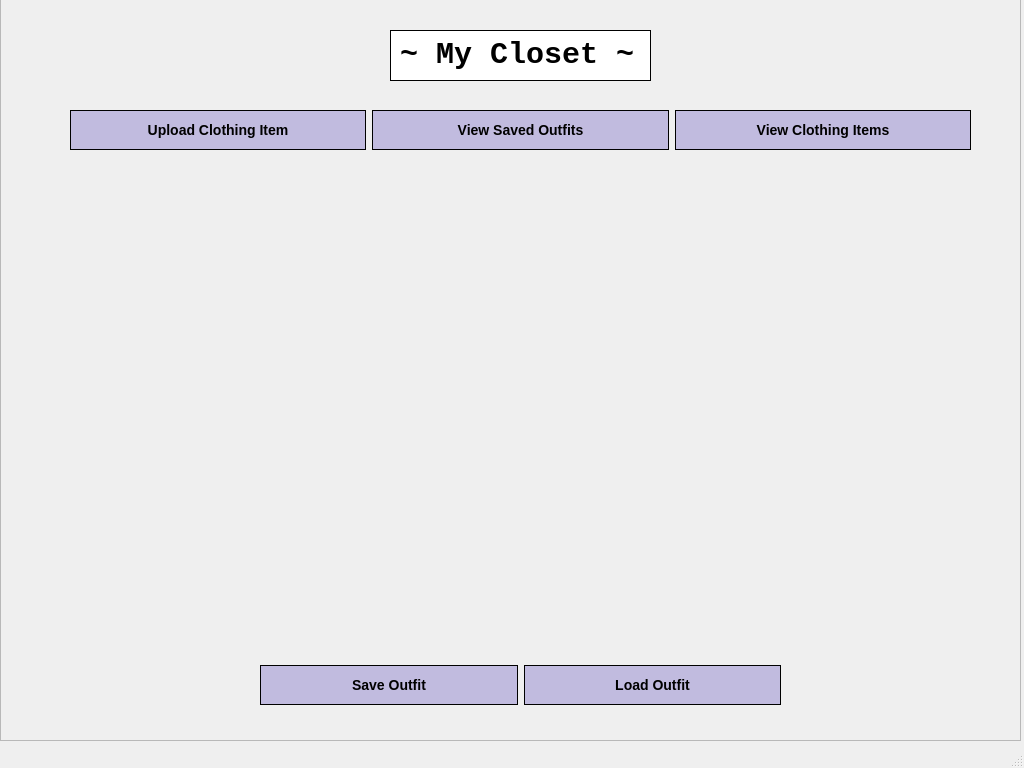
<?xml version="1.0" encoding="UTF-8"?>
<ui version="4.0">
 <class>ClosetWindow</class>
 <widget class="QMainWindow" name="ClosetWindow">
  <property name="geometry">
   <rect>
    <x>0</x>
    <y>0</y>
    <width>1024</width>
    <height>768</height>
   </rect>
  </property>
  <property name="minimumSize">
   <size>
    <width>0</width>
    <height>768</height>
   </size>
  </property>
  <property name="windowTitle">
   <string>MainWindow</string>
  </property>
  <property name="styleSheet">
   <string notr="true"/>
  </property>
  <widget class="QWidget" name="centralwidget">
   <widget class="QWidget" name="verticalLayoutWidget">
    <property name="geometry">
     <rect>
      <x>180</x>
      <y>160</y>
      <width>77</width>
      <height>511</height>
     </rect>
    </property>
    <layout class="QVBoxLayout" name="verticalLayout">
     <item>
      <widget class="QPushButton" name="ArrowCoatPrev">
       <property name="minimumSize">
        <size>
         <width>75</width>
         <height>40</height>
        </size>
       </property>
       <property name="maximumSize">
        <size>
         <width>75</width>
         <height>36</height>
        </size>
       </property>
       <property name="styleSheet">
        <string notr="true">QPushButton {
    border: none;
    background-image: url(:/images/prev.jpg);
    background-repeat: no-repeat;
    background-position: center;
}
QPushButton:pressed {
    background-image: url(:/images/prevclicked.jpg);
}
</string>
       </property>
       <property name="text">
        <string/>
       </property>
      </widget>
     </item>
     <item>
      <widget class="QPushButton" name="ArrowTopPrev">
       <property name="minimumSize">
        <size>
         <width>75</width>
         <height>40</height>
        </size>
       </property>
       <property name="maximumSize">
        <size>
         <width>75</width>
         <height>40</height>
        </size>
       </property>
       <property name="styleSheet">
        <string notr="true">QPushButton {
    border: none;
    background-image: url(:/images/prev.jpg);
    background-repeat: no-repeat;
    background-position: center;
}
QPushButton:pressed {
    background-image: url(:/images/prevclicked.jpg);
}</string>
       </property>
       <property name="text">
        <string/>
       </property>
      </widget>
     </item>
     <item>
      <widget class="QPushButton" name="ArrowBottomPrev">
       <property name="minimumSize">
        <size>
         <width>75</width>
         <height>40</height>
        </size>
       </property>
       <property name="maximumSize">
        <size>
         <width>75</width>
         <height>40</height>
        </size>
       </property>
       <property name="styleSheet">
        <string notr="true">QPushButton {
    border: none;
    background-image: url(:/images/prev.jpg);
    background-repeat: no-repeat;
    background-position: center;
}
QPushButton:pressed {
    background-image: url(:/images/prevclicked.jpg);
}</string>
       </property>
       <property name="text">
        <string/>
       </property>
      </widget>
     </item>
     <item>
      <spacer name="verticalSpacer_2">
       <property name="orientation">
        <enum>Qt::Orientation::Vertical</enum>
       </property>
       <property name="sizeType">
        <enum>QSizePolicy::Policy::Fixed</enum>
       </property>
       <property name="sizeHint" stdset="0">
        <size>
         <width>20</width>
         <height>1</height>
        </size>
       </property>
      </spacer>
     </item>
     <item>
      <widget class="QPushButton" name="ArrowShoesPrev">
       <property name="minimumSize">
        <size>
         <width>75</width>
         <height>40</height>
        </size>
       </property>
       <property name="maximumSize">
        <size>
         <width>75</width>
         <height>40</height>
        </size>
       </property>
       <property name="styleSheet">
        <string notr="true">QPushButton {
    border: none;
    background-image: url(:/images/prev.jpg);
    background-repeat: no-repeat;
    background-position: center;
}
QPushButton:pressed {
    background-image: url(:/images/prevclicked.jpg);
}</string>
       </property>
       <property name="text">
        <string/>
       </property>
      </widget>
     </item>
    </layout>
   </widget>
   <widget class="QWidget" name="verticalLayoutWidget_2">
    <property name="geometry">
     <rect>
      <x>770</x>
      <y>160</y>
      <width>77</width>
      <height>511</height>
     </rect>
    </property>
    <layout class="QVBoxLayout" name="verticalLayout_2">
     <item>
      <widget class="QPushButton" name="ArrowCoatNext">
       <property name="minimumSize">
        <size>
         <width>75</width>
         <height>40</height>
        </size>
       </property>
       <property name="maximumSize">
        <size>
         <width>75</width>
         <height>40</height>
        </size>
       </property>
       <property name="styleSheet">
        <string notr="true">QPushButton {
    border: none;
    background-image: url(:/images/next.jpg);
    background-repeat: no-repeat;
    background-position: center;
}
QPushButton:pressed {
    background-image: url(:/images/nextclicked.jpg);
}</string>
       </property>
       <property name="text">
        <string/>
       </property>
      </widget>
     </item>
     <item>
      <widget class="QPushButton" name="ArrowTopNext">
       <property name="minimumSize">
        <size>
         <width>75</width>
         <height>40</height>
        </size>
       </property>
       <property name="maximumSize">
        <size>
         <width>75</width>
         <height>40</height>
        </size>
       </property>
       <property name="styleSheet">
        <string notr="true">QPushButton {
    border: none;
    background-image: url(:/images/next.jpg);
    background-repeat: no-repeat;
    background-position: center;
}
QPushButton:pressed {
    background-image: url(:/images/nextclicked.jpg);
}</string>
       </property>
       <property name="text">
        <string/>
       </property>
      </widget>
     </item>
     <item>
      <widget class="QPushButton" name="ArrowBottomNext">
       <property name="minimumSize">
        <size>
         <width>75</width>
         <height>40</height>
        </size>
       </property>
       <property name="maximumSize">
        <size>
         <width>75</width>
         <height>40</height>
        </size>
       </property>
       <property name="styleSheet">
        <string notr="true">QPushButton {
    border: none;
    background-image: url(:/images/next.jpg);
    background-repeat: no-repeat;
    background-position: center;
}
QPushButton:pressed {
    background-image: url(:/images/nextclicked.jpg);
}</string>
       </property>
       <property name="text">
        <string/>
       </property>
      </widget>
     </item>
     <item>
      <spacer name="verticalSpacer">
       <property name="orientation">
        <enum>Qt::Orientation::Vertical</enum>
       </property>
       <property name="sizeType">
        <enum>QSizePolicy::Policy::Fixed</enum>
       </property>
       <property name="sizeHint" stdset="0">
        <size>
         <width>20</width>
         <height>1</height>
        </size>
       </property>
      </spacer>
     </item>
     <item>
      <widget class="QPushButton" name="ArrowShoesNext">
       <property name="minimumSize">
        <size>
         <width>75</width>
         <height>40</height>
        </size>
       </property>
       <property name="maximumSize">
        <size>
         <width>75</width>
         <height>40</height>
        </size>
       </property>
       <property name="styleSheet">
        <string notr="true">QPushButton {
    border: none;
    background-image: url(:/images/next.jpg);
    background-repeat: no-repeat;
    background-position: center;
}
QPushButton:pressed {
    background-image: url(:/images/nextclicked.jpg);
}</string>
       </property>
       <property name="text">
        <string/>
       </property>
      </widget>
     </item>
    </layout>
   </widget>
   <widget class="QWidget" name="horizontalLayoutWidget">
    <property name="geometry">
     <rect>
      <x>260</x>
      <y>650</y>
      <width>521</width>
      <height>71</height>
     </rect>
    </property>
    <layout class="QHBoxLayout" name="horizontalLayout">
     <item>
      <widget class="QPushButton" name="saveButton">
       <property name="minimumSize">
        <size>
         <width>0</width>
         <height>40</height>
        </size>
       </property>
       <property name="styleSheet">
        <string notr="true">QPushButton {
    background-color: #C1BBDF; 
    color: black; /* Text color */
    border: 1px solid rgb(0, 0, 0);
    font-family: 'Courier New';
    font-size: 14px;
    font-weight: bold;
}
QPushButton:hover {
    background-color: #AEA7DD; /* Slightly darker blue on hover */
}
QPushButton:pressed {
    background-color: #8F85D0; /* Even darker blue when pressed */
}
</string>
       </property>
       <property name="text">
        <string>Save Outfit</string>
       </property>
      </widget>
     </item>
     <item>
      <widget class="QPushButton" name="loadButton">
       <property name="minimumSize">
        <size>
         <width>0</width>
         <height>40</height>
        </size>
       </property>
       <property name="styleSheet">
        <string notr="true">QPushButton {
    background-color: #C1BBDF; 
    color: black; /* Text color */
    border: 1px solid rgb(0, 0, 0);
    font-family: 'Courier New';
    font-size: 14px;
    font-weight: bold;
}
QPushButton:hover {
    background-color: #AEA7DD; /* Slightly darker blue on hover */
}
QPushButton:pressed {
    background-color: #8F85D0; /* Even darker blue when pressed */
}
</string>
       </property>
       <property name="text">
        <string>Load Outfit</string>
       </property>
      </widget>
     </item>
    </layout>
   </widget>
   <widget class="QWidget" name="horizontalLayoutWidget_2">
    <property name="geometry">
     <rect>
      <x>70</x>
      <y>100</y>
      <width>901</width>
      <height>61</height>
     </rect>
    </property>
    <layout class="QHBoxLayout" name="horizontalLayout_2">
     <item>
      <widget class="QPushButton" name="uploadButton">
       <property name="minimumSize">
        <size>
         <width>0</width>
         <height>40</height>
        </size>
       </property>
       <property name="styleSheet">
        <string notr="true">QPushButton {
    background-color: #C1BBDF; 
    color: black; /* Text color */
    border: 1px solid rgb(0, 0, 0);
    font-family: 'Courier New';
    font-size: 14px;
    font-weight: bold;
}
QPushButton:hover {
    background-color: #AEA7DD; /* Slightly darker blue on hover */
}
QPushButton:pressed {
    background-color: #8F85D0; /* Even darker blue when pressed */
}
</string>
       </property>
       <property name="text">
        <string>Upload Clothing Item</string>
       </property>
      </widget>
     </item>
     <item>
      <widget class="QPushButton" name="pushButton_2">
       <property name="minimumSize">
        <size>
         <width>0</width>
         <height>40</height>
        </size>
       </property>
       <property name="styleSheet">
        <string notr="true">QPushButton {
    background-color: #C1BBDF; 
    color: black; /* Text color */
    border: 1px solid rgb(0, 0, 0);
    font-family: 'Courier New';
    font-size: 14px;
    font-weight: bold;
}
QPushButton:hover {
    background-color: #AEA7DD; /* Slightly darker blue on hover */
}
QPushButton:pressed {
    background-color: #8F85D0; /* Even darker blue when pressed */
}
</string>
       </property>
       <property name="text">
        <string>View Saved Outfits</string>
       </property>
      </widget>
     </item>
     <item>
      <widget class="QPushButton" name="pushButton_3">
       <property name="minimumSize">
        <size>
         <width>0</width>
         <height>40</height>
        </size>
       </property>
       <property name="styleSheet">
        <string notr="true">QPushButton {
    background-color: #C1BBDF; 
    color: black; /* Text color */
    border: 1px solid rgb(0, 0, 0);
    font-family: 'Courier New';
    font-size: 14px;
    font-weight: bold;
}
QPushButton:hover {
    background-color: #AEA7DD; /* Slightly darker blue on hover */
}
QPushButton:pressed {
    background-color: #8F85D0; /* Even darker blue when pressed */
}
</string>
       </property>
       <property name="text">
        <string>View Clothing Items</string>
       </property>
      </widget>
     </item>
    </layout>
   </widget>
   <widget class="QLabel" name="label_shoes">
    <property name="geometry">
     <rect>
      <x>460</x>
      <y>530</y>
      <width>125</width>
      <height>125</height>
     </rect>
    </property>
    <property name="minimumSize">
     <size>
      <width>125</width>
      <height>125</height>
     </size>
    </property>
    <property name="maximumSize">
     <size>
      <width>125</width>
      <height>125</height>
     </size>
    </property>
    <property name="autoFillBackground">
     <bool>false</bool>
    </property>
    <property name="styleSheet">
     <string notr="true">background: transparent;
color: transparent;
</string>
    </property>
    <property name="text">
     <string>Shoes</string>
    </property>
   </widget>
   <widget class="QLabel" name="label_top">
    <property name="geometry">
     <rect>
      <x>420</x>
      <y>230</y>
      <width>200</width>
      <height>200</height>
     </rect>
    </property>
    <property name="minimumSize">
     <size>
      <width>200</width>
      <height>200</height>
     </size>
    </property>
    <property name="maximumSize">
     <size>
      <width>200</width>
      <height>200</height>
     </size>
    </property>
    <property name="autoFillBackground">
     <bool>false</bool>
    </property>
    <property name="styleSheet">
     <string notr="true">background: transparent;
color: transparent;
</string>
    </property>
    <property name="text">
     <string>Tops</string>
    </property>
   </widget>
   <widget class="QLabel" name="label_bottom">
    <property name="geometry">
     <rect>
      <x>420</x>
      <y>350</y>
      <width>200</width>
      <height>200</height>
     </rect>
    </property>
    <property name="minimumSize">
     <size>
      <width>200</width>
      <height>200</height>
     </size>
    </property>
    <property name="maximumSize">
     <size>
      <width>200</width>
      <height>200</height>
     </size>
    </property>
    <property name="styleSheet">
     <string notr="true">background: transparent;
color: transparent;
</string>
    </property>
    <property name="text">
     <string>Bottoms</string>
    </property>
   </widget>
   <widget class="QLabel" name="label_coat">
    <property name="geometry">
     <rect>
      <x>310</x>
      <y>170</y>
      <width>200</width>
      <height>200</height>
     </rect>
    </property>
    <property name="minimumSize">
     <size>
      <width>200</width>
      <height>200</height>
     </size>
    </property>
    <property name="maximumSize">
     <size>
      <width>200</width>
      <height>200</height>
     </size>
    </property>
    <property name="styleSheet">
     <string notr="true">background: transparent;
color: transparent;
</string>
    </property>
    <property name="text">
     <string>Overwear</string>
    </property>
   </widget>
   <widget class="QFrame" name="frame">
    <property name="geometry">
     <rect>
      <x>0</x>
      <y>-20</y>
      <width>1021</width>
      <height>761</height>
     </rect>
    </property>
    <property name="styleSheet">
     <string notr="true">background-image: url(:/images/backgrounds.png);
background-repeat: no-repeat;
background-position: center;</string>
    </property>
    <property name="frameShape">
     <enum>QFrame::Shape::StyledPanel</enum>
    </property>
    <property name="frameShadow">
     <enum>QFrame::Shadow::Raised</enum>
    </property>
   </widget>
   <widget class="QLabel" name="pageLabel">
    <property name="geometry">
     <rect>
      <x>390</x>
      <y>30</y>
      <width>261</width>
      <height>51</height>
     </rect>
    </property>
    <property name="font">
     <font>
      <family>Courier New</family>
      <pointsize>-1</pointsize>
      <bold>true</bold>
     </font>
    </property>
    <property name="styleSheet">
     <string notr="true">
    font-family: 'Courier New';
    font-size: 30px;
    font-weight: bold;
 border : 1px solid black;
background-color: rgb(255, 255, 255);</string>
    </property>
    <property name="lineWidth">
     <number>1</number>
    </property>
    <property name="text">
     <string>~ My Closet ~</string>
    </property>
   </widget>
   <zorder>frame</zorder>
   <zorder>label_bottom</zorder>
   <zorder>verticalLayoutWidget</zorder>
   <zorder>verticalLayoutWidget_2</zorder>
   <zorder>horizontalLayoutWidget</zorder>
   <zorder>horizontalLayoutWidget_2</zorder>
   <zorder>label_shoes</zorder>
   <zorder>label_top</zorder>
   <zorder>label_coat</zorder>
   <zorder>pageLabel</zorder>
  </widget>
  <widget class="QMenuBar" name="menubar">
   <property name="geometry">
    <rect>
     <x>0</x>
     <y>0</y>
     <width>1024</width>
     <height>24</height>
    </rect>
   </property>
  </widget>
  <widget class="QStatusBar" name="statusbar"/>
 </widget>
 <resources/>
 <connections/>
</ui>
